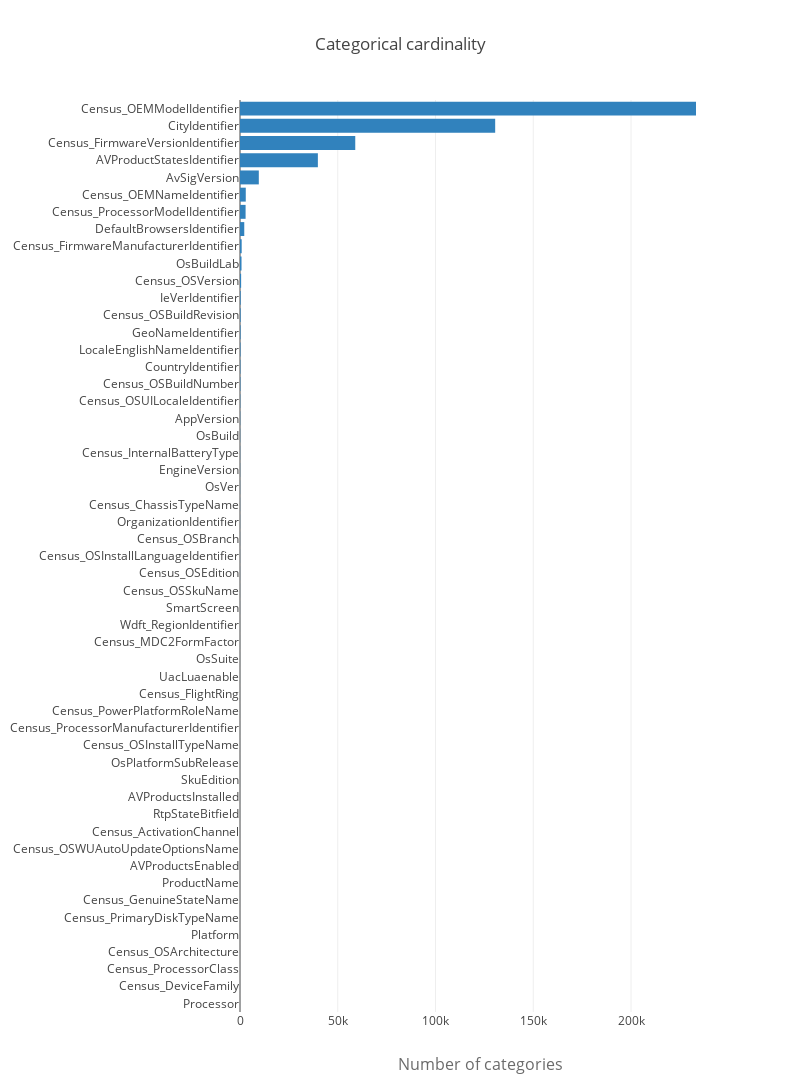

Notebook code for this chart:
### Markdown cell above
Most of the current variables are categories and we need to choose a method to treat them. **Depending on the cardinality of each variable**, we can opt for** one-hot-encoding, frequency or target encoding**. In the particular case of Light-GBM, we can also use the **built-in LGBM treatment of categoricals**:

### Code cell
cardinality = []
for c in categorical_columns:
    if c == 'MachineIdentifier': continue
    cardinality.append([c, all[c].nunique()])
cardinality.sort(key = lambda x:x[1], reverse=False)

trace = go.Bar(y=[x[0] for x in cardinality],
               x=[x[1] for x in cardinality],
               orientation='h', marker=dict(color='rgb(49,130,189)'), name='train')

layout = go.Layout(
    title='Categorical cardinality', height=1600, width=800,
    xaxis=dict(
        title='Number of categories',
        titlefont=dict(size=16, color='rgb(107, 107, 107)'),
        domain=[0.25, 1]
    ),
    barmode='group',
    bargap=0.1,
    bargroupgap=0.1
)

fig = go.Figure(data=[trace], layout=layout)
iplot(fig)

### Figure 1 — Plotly figure (JSON) as saved in the notebook; plotly's stock layout.template omitted (floating-point values rounded to 4 significant figures)
{"data": [{"marker": {"color": "rgb(49,130,189)"}, "name": "train", "orientation": "h", "type": "bar", "uid": "4f2ae2b0-0196-4039-8704-f1ccb6c54f2c", "x": [3, 3, 3, 3, 4, 4, 5, 6, 6, 6, 6, 8, 8, 8, 9, 9, 10, 10, 11, 13, 14, 14, 15, 27, 32, 39, 39, 40, 51, 57, 69, 74, 92, 101, 124, 151, 216, 222, 254, 295, 325, 350, 579, 775, 859, 2177, 2858, 2952, 9623, 39831, 58957, 130523, 233243], "y": ["Processor", "Census_DeviceFamily", "Census_ProcessorClass", "Census_OSArchitecture", "Platform", "Census_PrimaryDiskTypeName", "Census_GenuineStateName", "ProductName", "AVProductsEnabled", "Census_OSWUAutoUpdateOptionsName", "Census_ActivationChannel", "RtpStateBitfield", "AVProductsInstalled", "SkuEdition", "OsPlatformSubRelease", "Census_OSInstallTypeName", "Census_ProcessorManufacturerIdentifier", "Census_PowerPlatformRoleName", "Census_FlightRing", "UacLuaenable", "OsSuite", "Census_MDC2FormFactor", "Wdft_RegionIdentifier", "SmartScreen", "Census_OSSkuName", "Census_OSEdition", "Census_OSInstallLanguageIdentifier", "Census_OSBranch", "OrganizationIdentifier", "Census_ChassisTypeName", "OsVer", "EngineVersion", "Census_InternalBatteryType", "OsBuild", "AppVersion", "Census_OSUILocaleIdentifier", "Census_OSBuildNumber", "CountryIdentifier", "LocaleEnglishNameIdentifier", "GeoNameIdentifier", "Census_OSBuildRevision", "IeVerIdentifier", "Census_OSVersion", "OsBuildLab", "Census_FirmwareManufacturerIdentifier", "DefaultBrowsersIdentifier", "Census_ProcessorModelIdentifier", "Census_OEMNameIdentifier", "AvSigVersion", "AVProductStatesIdentifier", "Census_FirmwareVersionIdentifier", "CityIdentifier", "Census_OEMModelIdentifier"]}], "layout": {"bargap": 0.1, "bargroupgap": 0.1, "barmode": "group", "height": 1600, "title": {"text": "Categorical cardinality"}, "width": 800, "xaxis": {"domain": [0.25, 1], "title": {"font": {"color": "rgb(107, 107, 107)", "size": 16}, "text": "Number of categories"}}}}
